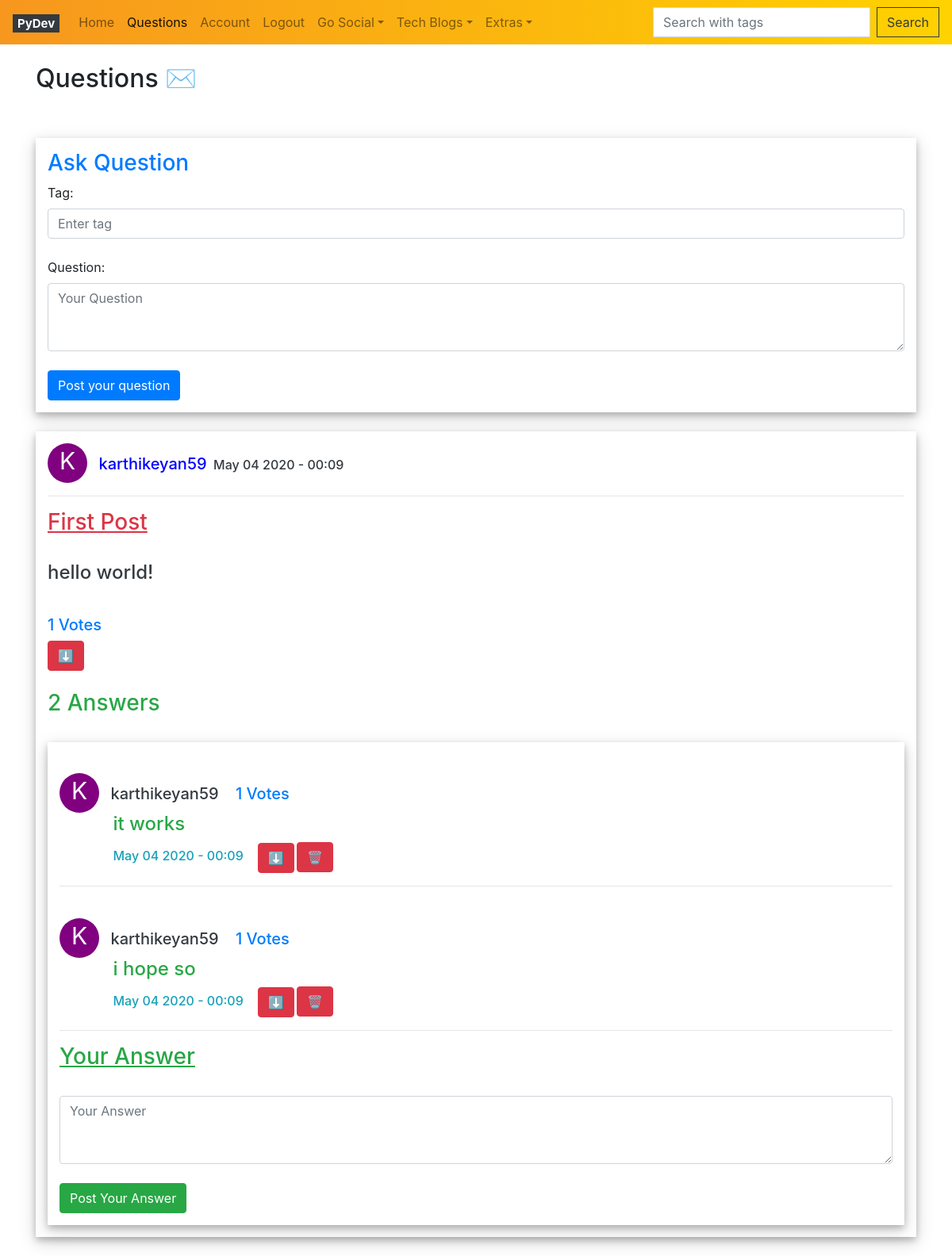
/posts (signed in), run on the app's committed database.
### models/__init__.py (models this page shows, shortened)
class Posts(db.Model):
	__tablename__ = 'posts'
	id = db.Column(db.Integer,primary_key = True)
	title = db.Column(db.String(100),nullable = False,default = 'N/A')
	content = db.Column(db.Text,nullable = False,default = 'N/A')
	author = db.Column(db.String(10),nullable = False,default = 'N/A')
	created = db.Column(db.DateTime, default=datetime.now)
	owner_id = db.Column(db.Integer,db.ForeignKey('user.id'))
	likes = db.relationship('PostLike',backref = 'post',lazy ='dynamic')
	comments = db.relationship('Comments',backref = 'post',lazy='dynamic',cascade ="all, delete-orphan")

class Comments(db.Model):
	__tablename__ = 'comments'
	id = db.Column(db.Integer,primary_key = True)
	content = db.Column(db.Text,nullable = False,default = 'N/A')
	author = db.Column(db.String(10),nullable = False,default = 'N/A')
	created = db.Column(db.DateTime, default=datetime.now)
	color = db.Column(db.String(120),nullable = False)
	post_id = db.Column(db.Integer,db.ForeignKey('posts.id'))
	likes = db.relationship('CommentLike',backref = 'comment',lazy = 'dynamic')

### views/__init__.py (the view)
@app.route('/posts',methods = ['GET','POST'])
@login_required
def posts():
	user_val = session.get('user_val', None)
	user = User.query.filter_by(username = user_val).first()
	color = user.color
	if request.method == 'POST':
		title = request.form['title']
		content =  request.form['content']
		author = user_val
		created = datetime.now()+timedelta(hours = 5,minutes = 30)
		user = User.query.filter_by(username = user_val).first()
		new_post = Posts(title = title,content = content,author = author,owner = user,created = created)
		db.session.add(new_post)
		db.session.commit()
		return redirect('/posts')
	else:
		allposts = Posts.query.order_by(Posts.created.desc()).all()
		return render_template('post.html',posts = allposts,id = id,color = color,user = user_val)

### models/__init__.py (called while the page is built)
	def has_liked_post(self,post):
		return PostLike.query.filter(PostLike.user_id == self.id, PostLike.post_id == post.id).count() > 0

	def has_liked_comment(self,comment):
		return CommentLike.query.filter(CommentLike.user_id == self.id, CommentLike.comment_id == comment.id).count() > 0

### views/__init__.py (called while the page is built)
@loginmanager.user_loader
def load_user(user_id):
	return User.query.get(int(user_id))

@app.context_processor
def context_processor():
	user_val = session.get('user_val', None)
	return dict(key = user_val)

### templates/post.html (shortened to what this page needs)
{% extends 'base.html' %}
{% block head %}
<br>
<h2>Questions ✉️</h2>
<br>
<br>
{% endblock %}
{% block body %}
<div style="padding: 15px; background-color: white; box-shadow: 0 4px 8px 0 rgba(0, 0, 0, 0.2), 0 6px 20px 0 rgba(0, 0, 0, 0.19);;">
<h3 class="text-primary">Ask Question</h3>
  <form action="/posts" method="POST">
    <label for="title">Tag:</label>
      <input class="form-control" type="text" name="title" id="title" placeholder="Enter tag" aria-label="Enter title" required>
    <br>
    <label for="content">Question:</label>
      <textarea class="form-control" name="content" id="content" placeholder="Your Question" aria-label="Enter content" rows="3" required></textarea>
      <br>
    <input class="btn btn-primary" id="addpost" type="submit" value="Post your question">
  </form>
</div>
{% if posts %}
	{% for post in posts %}
		<br>
	    <div style="padding: 15px; background-color: white; box-shadow: 0 4px 8px 0 rgba(0, 0, 0, 0.2), 0 6px 20px 0 rgba(0, 0, 0, 0.19);;">
        <div id="profileicon" class="circle" style="background-color:{{ post.owner.color }} ;">{{ post.author[0].upper() }}</div>
      	<div id='postdetail'><h5 id='postdetail' style="color:blue">{{ post.author }}</h5><h6 id='postdetail' class="text-dark">&nbsp;&nbsp;{{ post.created.strftime('%B %d %Y - %H:%M') }}</h6></div>
      	<hr>
        <h3 class="text-danger"><u>{{ post.title }}</u></h3><br>
			  <h4><p class="text-dark" style = "white-space:pre-wrap">{{ post.content }}</p></h4><br>
        <h5 id="profileicon" class="text-primary">{{ post.likes.count() }}&nbsp;Votes</h5>
        <br>
        {% if current_user.has_liked_post(post) %}
          <small><a class="btn btn-danger" id="unlike" href="{{ url_for('like_action', post_id=post.id, action='unlike') }}">⬇</a></small><br>
        {% else %}
          <small>
          <a class="btn btn-primary" id="like" href="{{ url_for('like_action', post_id=post.id, action='like') }}">⬆</a></small><br>
        {% endif %}
        <br>
        <h3 class="text-success">{{ post.comments.count() }}&nbsp;Answers</h3>
        <br>
        <div style="padding: 15px; background-color: white; box-shadow: 0 4px 8px 0 rgba(0, 0, 0, 0.2), 0 6px 20px 0 rgba(0, 0, 0, 0.19);;">
        {% if post.comments.all() %}
           {% for comment in post.comments.all() %}
          <br>
            <div id="profileicon" class="circle" style="background-color:{{ comment.color }} ;">{{ comment.author[0].upper() }}
            </div>
            <div id='postdetail'><h5 id='postdetail' class="text-dark">{{ comment.author }}<h5 class="text-primary" id="postdetail">{{ comment.likes.count() }} Votes</h5></h5></div><br>
            <h4 id='postdetail'class="text-success" style = "white-space:pre-wrap">{{ comment.content }}</h4><br>&nbsp;&nbsp;&nbsp;&nbsp;&nbsp;&nbsp;&nbsp;&nbsp;&nbsp;&nbsp;&nbsp;&nbsp;&nbsp;&nbsp;
            <h6 id="postdetail"class="text-info">{{ comment.created.strftime('%B %d %Y - %H:%M') }}</h6>&nbsp;&nbsp;&nbsp;
            {% if current_user.has_liked_comment(comment) %}
              <small>
              <a class="btn btn-danger" id="unlike" href="{{ url_for('clike_action', comment_id=comment.id, action='unlike') }}">⬇</a>
              </small>
              {% if comment.author == user %}
                <a class="btn btn-danger" id="deletecomment" href="/comment/delete/{{ comment.id }}" >🗑️</a>
              {% endif %}
            {% endif %}
            <hr>
          {% endfor %}
          <h3 class="text-success"><u>Your Answer</u></h3><br>
            <form action='/comment/{{post.id}}' method="POST">
                <textarea class="form-control" name="content" id="content" aria-label="Enter content" placeholder="Your Answer" rows="3" required></textarea>
                <br>
              <input class="btn btn-success"type="submit" id="addcomment" value="Post Your Answer">
            </form>
        {% endif %}
        </div>
      </div>
      <br>
	{% endfor %}
{% else %}
<br>
	<h3 class="text-warning">No Questions!</h3>
{% endif %}
{% endblock %}

### templates/post.html (style rules this page uses)
.circle { height: 50px; width: 50px; border-radius: 50%; font-size: 30px; text-align: center; color: white; }
#profileicon { display:inline-block;margin-right:10px; }
#postdetail { display:inline-block; }

### data on the page
Posts: author "K", author "karthikeyan59", created "May 04 2020 - 00:09", title "First Post", content "hello world!", likes.count "1", comments.count "2"
Comments: author "K", author "karthikeyan59", likes.count "1", content "it works", created "May 04 2020 - 00:09"
Comments: author "K", author "karthikeyan59", likes.count "1", content "i hope so", created "May 04 2020 - 00:09"
